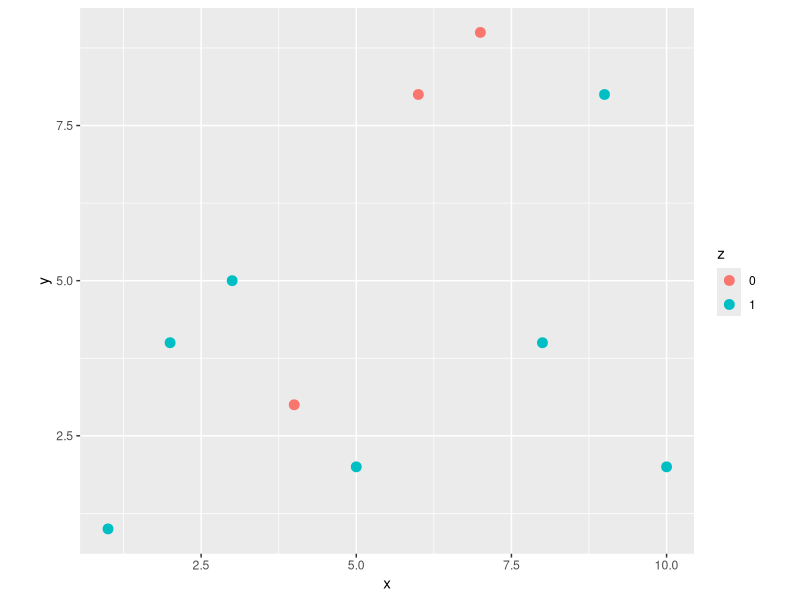
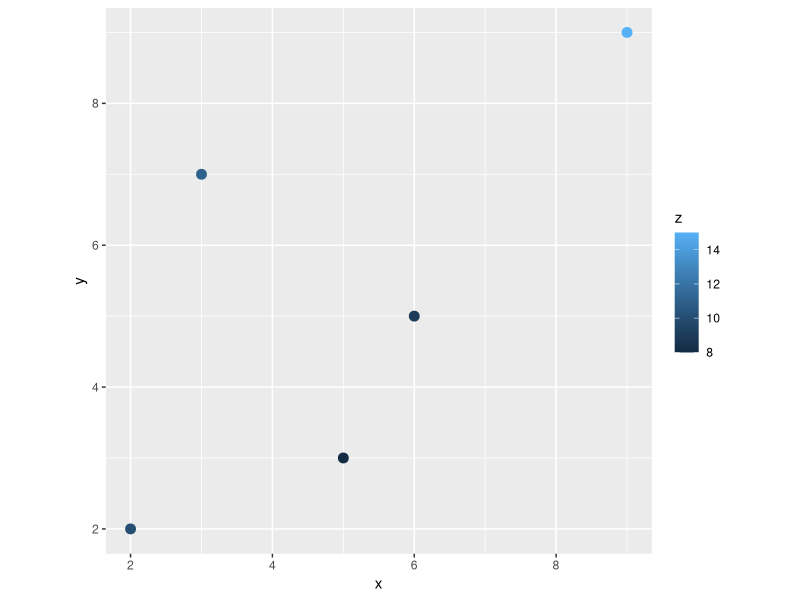
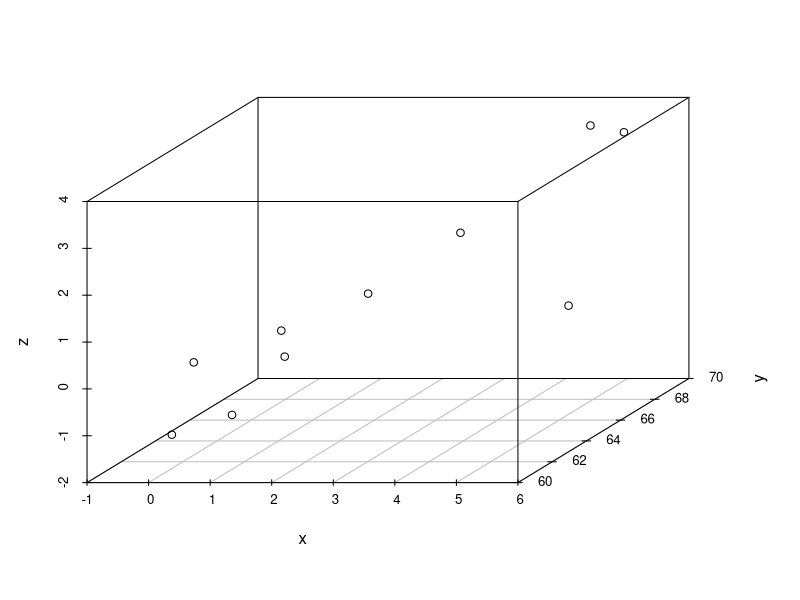
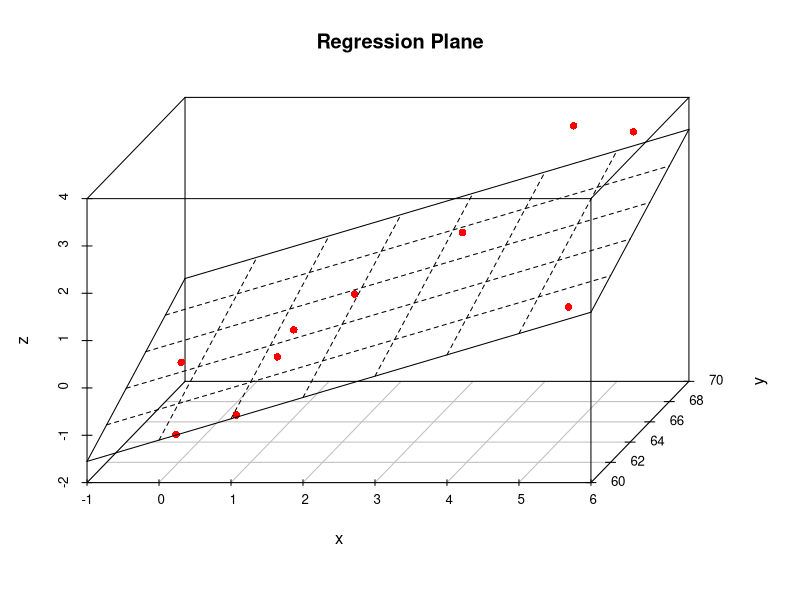

These figures' R source, in order:
## ---- chunk 1
library(tidyverse)
x <-  1:10
y <- c(1, 4, 5, 3, 2, 8, 9, 4, 8, 2)
z <- factor(c(1, 1, 1, 0, 1, 0, 0, 1, 1,1))
df <- data.frame(x=x, y=y, z=z)
ggplot(df, aes(x=x, y=y, col=z)) + geom_point(size=3) + coord_fixed()
## ---- chunk 2
location <- 1:5
x <- c(2, 3, 9, 6, 5)
y <- c(2, 7, 9, 5, 3)
z <- c(10, 11, 15, 9, 8)
d_5_5 <- sqrt((x - 5)^2 + (y-5)^2)
df1 <- data.frame(x=x, y=y, z=z, d55=d_5_5)
knitr::kable(df1)
## ---- chunk 3
ggplot(df1, aes(x=x, y=y, col=z)) + geom_point(size=3) + coord_fixed()
## ---- chunk 4
df1$inv_dis <- 1/d_5_5
df1$weight <- df1$inv_dis/sum(df1$inv_dis)
knitr::kable(df1)
## ---- chunk 5
library(scatterplot3d)
# Input data
x <- c(1.9,0.8,1.1,0.1,-0.1,4.4,4.6,1.6,5.5,3.4)
y <- c(66, 62, 64, 61, 63, 70, 68, 62, 68, 66)
z <- c(0.7,-1.0,-0.2,-1.2,-0.1,3.4,0.0,0.8,3.7,2.0)
dataset = cbind.data.frame(x,y,z)
scatterplot3d(x,y,z)
## ---- chunk 6
y_hat <- c(0.78901682, -0.39652923,  0.08373144, -0.88418673, -0.62895076,  2.60463202,  2.34939604,
 -0.03648971,  2.75444050,  1.46409091)
plot3d <- scatterplot3d(x,y,z,
angle=55, scale.y=0.7, pch=16, color ="red", main ="Regression Plane")
my.lm<- lm(z ~ x + y,data=dataset)
plot3d$plane3d(my.lm, lty.box = "solid")
#plot3d$points3d(x1,x2,y_hat,col="blue", type="h", pch=16)
